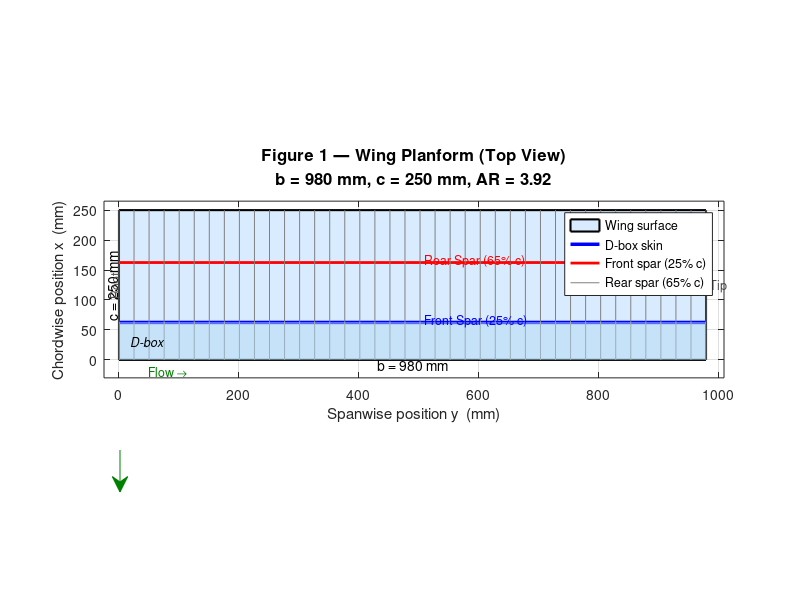
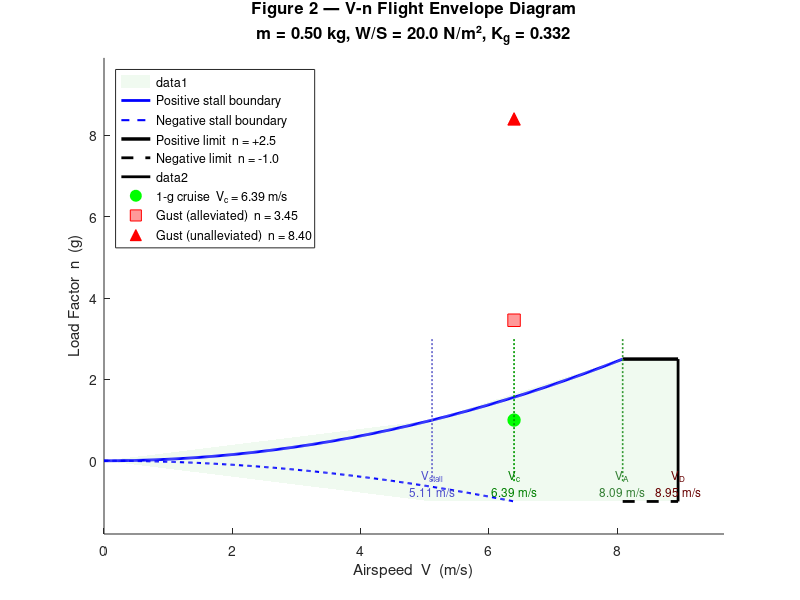

These figures' MATLAB source, in order: (Note: this script raises an error after producing the figures.)
%% Wing Structure Calculations — All Figures and Plots
% Solar UAV Wing — AE322/AE341 Group 2, IIST | AY 2025–26
%
% This script produces all figures and plots referenced in
% Wing_Structure_Calculations.md, in the order they appear.
%
% Run the entire script to generate all figures, or run individual
% sections (Ctrl+Enter in MATLAB) using the %% section markers.
%
% CONTENTS:
%  Figure 1  — Wing Geometry Schematic (Section 2)
%  Figure 2  — V-n Flight Envelope Diagram (Section 4.4)
%  Figure 3  — Elliptical vs Uniform Lift Distribution (Section 5.1–5.2)
%  Figure 4  — Shear Force Diagram V(y) (Section 5.3)
%  Figure 5  — Inertia-Relief Net Load Distribution (Section 5.4)
%  Figure 6  — Bending Moment Distribution M(y) (Section 6.1)
%  Figure 7  — Spar Tip-Deflection Shape Along Span (Section 7.4)
%  Figure 8  — NACA 0012 Airfoil Profile (Section 14.3)
%  Figure 9  — Natural Frequency Mode Shapes (Section 12.1–12.3)
%  Figure 10 — Structural Margins of Safety (Section 13.2)
%  Figure 11 — Phase-B2 Spar Load–Deflection Test (Section 15.3)
%  Figure 12 — Phase-C1 Wing Static Test Deflection (Section 15.4)
% -----------------------------------------------------------------------

clear; close all; clc;

%% ===== SHARED PARAMETERS ==============================================

% Wing geometry
b      = 0.980;   % full span [m]
c      = 0.250;   % chord [m]
s      = b / 2;   % semi-span [m]
S      = b * c;   % wing area [m^2]
AR     = b^2 / S; % aspect ratio

% Aircraft weight
m_total = 0.500;  % total aircraft mass [kg]
g       = 9.81;   % gravitational acceleration [m/s^2]
W       = m_total * g; % aircraft weight [N]

% ISA sea-level atmosphere
rho  = 1.225;      % air density [kg/m^3]
mu   = 1.789e-5;   % dynamic viscosity [Pa·s]

% Aerodynamic coefficients (WE3.55-9.3 airfoil)
CL_cruise = 0.80;
CL_max    = 1.25;
CM_AC     = -0.05;
x_AC_c    = 0.25;  % aerodynamic centre as fraction of chord
x_FS_c    = 0.25;  % front spar position as fraction of chord
x_RS_c    = 0.65;  % rear spar position as fraction of chord

% Finite-wing lift-curve slope (rad^-1)
a = 2 * pi * AR / (AR + 2);

% Design load factor and factor of safety
n   = 2.5;
FOS = 1.5;

% Computed cruise speed
v_cruise = sqrt(2 * W / (rho * CL_cruise * S));

% Dynamic pressure at cruise
q_inf = 0.5 * rho * v_cruise^2;

% Stall speed
V_stall = sqrt(2 * W / (rho * CL_max * S));

% Manoeuvre speed
V_A = V_stall * sqrt(n);

% Design dive speed
V_D = 1.40 * v_cruise;

% Gust alleviation factor
mu_g = 2 * (m_total / S) / (rho * c * a);
K_g  = 0.88 * mu_g / (5.3 + mu_g);

% Gust speed (CS-23, low altitude)
U_e  = 9.1; % [m/s]
Dn_gust_raw    = rho * U_e * v_cruise * a / (2 * (W/S));
Dn_gust_allev  = K_g * Dn_gust_raw;

% Half-wing aerodynamic loads (ultimate)
L_ult        = FOS * n * W;
L_half_ult   = L_ult / 2;
L_half_limit = n * W / 2;

% Elliptical distribution root value
w_root = 4 * L_half_ult / (pi * s);

% Uniform distribution load per unit span
w0 = L_half_ult / s;

% Spanwise coordinate array
y  = linspace(0, s, 500);
eta = y / s;          % normalised spanwise position

% Elliptical lift distribution [N/m]
w_ellip = w_root * sqrt(1 - eta.^2);

% Aluminium 6061-T6 properties
E_Al    = 69e9;  % Young's modulus [Pa]
G_Al    = 26e9;  % Shear modulus [Pa]
sig_y   = 276e6; % Yield strength [Pa]
sig_ult = 310e6; % Ultimate tensile strength [Pa]
rho_Al  = 2700;  % Density [kg/m^3]
sig_allow = sig_ult / FOS;
tau_allow = 0.577 * sig_y;

% Main spar (front spar) dimensions
r_FS = 2.5e-3;  % radius [m]
I_FS = pi * r_FS^4 / 4; % second moment of area [m^4]

%% ===== FIGURE 1 — Wing Geometry Schematic (Section 2) ================
figure(1);
clf;
set(gcf, 'Name', 'Fig 1 — Wing Geometry Schematic', 'NumberTitle', 'off');

% Draw wing planform (top view, full span)
b_mm = b * 1000;   % full span in mm
c_mm = c * 1000;   % chord in mm

% Wing outline (rectangle)
wing_x = [0, b_mm, b_mm, 0, 0];
wing_y = [0, 0, c_mm, c_mm, 0];

% Spar lines
x_FS_mm = b_mm; % spans full width
x_FS_chord = x_FS_c * c_mm;
x_RS_chord = x_RS_c * c_mm;

patch(wing_x, wing_y, [0.85, 0.92, 1.0], 'EdgeColor', 'k', 'LineWidth', 1.5);
hold on;

% Front spar line
plot([0, b_mm], [x_FS_chord, x_FS_chord], 'b-', 'LineWidth', 2.5);
% Rear spar line
plot([0, b_mm], [x_RS_chord, x_RS_chord], 'r-', 'LineWidth', 2.0);

% Rib lines (40 ribs, uniform pitch)
N_ribs = 40;
y_ribs = linspace(0, b_mm, N_ribs);
for i = 1:N_ribs
    plot([y_ribs(i), y_ribs(i)], [0, c_mm], 'Color', [0.5, 0.5, 0.5], ...
         'LineWidth', 0.5);
end

% D-box shading (LE to FS)
patch([0, b_mm, b_mm, 0], [0, 0, x_FS_chord, x_FS_chord], ...
      [0.7, 0.85, 0.95], 'FaceAlpha', 0.5, 'EdgeColor', 'none');

% Annotations
text(b_mm/2, -8, sprintf('b = %.0f mm', b_mm), ...
    'HorizontalAlignment', 'center', 'FontSize', 10);
text(-12, c_mm/2, sprintf('c = %.0f mm', c_mm), ...
    'HorizontalAlignment', 'center', 'FontSize', 10, 'Rotation', 90);
text(b_mm*0.52, x_FS_chord + 3, 'Front Spar (25% c)', ...
    'Color', 'b', 'FontSize', 9);
text(b_mm*0.52, x_RS_chord + 3, 'Rear Spar (65% c)', ...
    'Color', 'r', 'FontSize', 9);
text(b_mm*0.02, x_FS_chord/2, 'D-box', 'FontSize', 9, 'FontAngle', 'italic');

% Root and tip labels
text(-8, c_mm/2, 'Root', 'Rotation', 90, 'HorizontalAlignment', 'center', ...
     'FontSize', 9, 'Color', [0.3, 0.3, 0.3]);
text(b_mm + 5, c_mm/2, 'Tip', 'HorizontalAlignment', 'left', ...
     'FontSize', 9, 'Color', [0.3, 0.3, 0.3]);

% Flow direction arrow
annotation('arrow', [0.15, 0.15], [0.25, 0.18], 'HeadWidth', 8, ...
           'HeadLength', 8, 'Color', [0, 0.5, 0]);
text(b_mm*0.05, -20, 'Flow →', 'FontSize', 9, 'Color', [0, 0.5, 0]);

xlabel('Spanwise position y  (mm)', 'FontSize', 11);
ylabel('Chordwise position x  (mm)', 'FontSize', 11);
title({'Figure 1 — Wing Planform (Top View)'; ...
       sprintf('b = %.0f mm, c = %.0f mm, AR = %.2f', b_mm, c_mm, AR)}, ...
      'FontSize', 12);
legend({'Wing surface', 'D-box skin', 'Front spar (25% c)', ...
        'Rear spar (65% c)'}, 'Location', 'northeast', 'FontSize', 9);
axis equal;
xlim([-25, b_mm + 30]);
ylim([-30, c_mm + 15]);
grid on; box on;

%% ===== FIGURE 2 — V-n Flight Envelope Diagram (Section 4.4) ==========
figure(2);
clf;
set(gcf, 'Name', 'Fig 2 — V-n Flight Envelope (V-n Diagram)', ...
    'NumberTitle', 'off');

% Speed array for stall boundary curves
V_range = linspace(0, V_D * 1.1, 600);

% Positive stall boundary: n = (rho * V^2 * CL_max * S) / (2*W)
n_pos_stall = (0.5 * rho * V_range.^2 * CL_max * S) / W;
n_pos_stall(n_pos_stall > n) = NaN; % truncate at manoeuvre limit

% Negative stall boundary: n = -(rho * V^2 * 0.5*CL_max * S) / (2*W)
CL_max_neg = 0.8; % estimated negative CL_max for this airfoil
n_neg_stall = -(0.5 * rho * V_range.^2 * CL_max_neg * S) / W;
n_neg_stall(n_neg_stall < -1.0) = NaN;

% Envelope boundary points (from Table in §4.4)
V_env = [V_stall, V_A,   V_D,   V_D,   V_A,   V_stall];
n_env = [1.0,     n,     n,     -1.0,  -1.0,  -1.0   ];
% Close the envelope properly
V_env_full = [0, V_stall, V_A, V_D, V_D, V_A, V_stall, 0];
n_env_full = [0, 1.0,     n,   n,   -1.0, -1.0, -1.0,  0];

% Gust lines (raw and alleviated)
n_gust_raw_vc   = 1 + Dn_gust_raw;
n_gust_allev_vc = 1 + Dn_gust_allev;

% Plot
ax2 = axes;
hold on;

% Filled envelope area
fill([0, V_stall, V_A, V_D, V_D, V_A, V_stall, 0], ...
     [0, 1.0, n, n, -1.0, -1.0, -1.0, 0], ...
     [0.85, 0.95, 0.85], 'FaceAlpha', 0.4, 'EdgeColor', 'none');

% Stall boundaries
plot(V_range, n_pos_stall, 'b-', 'LineWidth', 2.0, ...
     'DisplayName', 'Positive stall boundary');
plot(V_range, n_neg_stall, 'b--', 'LineWidth', 1.5, ...
     'DisplayName', 'Negative stall boundary');

% Manoeuvre limit
plot([V_A, V_D], [n, n], 'k-', 'LineWidth', 2.5, ...
     'DisplayName', sprintf('Positive limit  n = +%.1f', n));
plot([V_A, V_D], [-1.0, -1.0], 'k--', 'LineWidth', 2.0, ...
     'DisplayName', 'Negative limit  n = -1.0');

% Dive speed vertical
plot([V_D, V_D], [-1.0, n], 'k-', 'LineWidth', 2.0);

% Cruise operating point
plot(v_cruise, 1.0, 'go', 'MarkerSize', 9, 'MarkerFaceColor', 'g', ...
     'DisplayName', sprintf('1-g cruise  V_c = %.2f m/s', v_cruise));

% Gust point (alleviated)
plot(v_cruise, n_gust_allev_vc, 'rs', 'MarkerSize', 9, ...
     'MarkerFaceColor', [1 0.6 0.6], ...
     'DisplayName', sprintf('Gust (alleviated)  n = %.2f', n_gust_allev_vc));

% Gust point (unalleviated — informational)
plot(v_cruise, n_gust_raw_vc, 'r^', 'MarkerSize', 9, ...
     'MarkerFaceColor', 'r', ...
     'DisplayName', sprintf('Gust (unalleviated)  n = %.2f', n_gust_raw_vc));

% Key speed vertical dashed lines
plot([V_stall, V_stall], [-0.5, n+0.5], 'Color', [0.4 0.4 0.8], ...
     'LineStyle', ':', 'LineWidth', 1.2, 'HandleVisibility', 'off');
plot([V_A, V_A],     [-0.5, n+0.5], 'Color', [0.2 0.6 0.2], ...
     'LineStyle', ':', 'LineWidth', 1.2, 'HandleVisibility', 'off');
plot([v_cruise, v_cruise], [-0.5, n+0.5], 'Color', [0 0.6 0], ...
     'LineStyle', ':', 'LineWidth', 1.2, 'HandleVisibility', 'off');

% Annotations for key speeds
text(V_stall, -0.55, sprintf('V_{stall}\n%.2f m/s', V_stall), ...
     'HorizontalAlignment', 'center', 'FontSize', 8.5, ...
     'Color', [0.3 0.3 0.8]);
text(V_A, -0.55, sprintf('V_A\n%.2f m/s', V_A), ...
     'HorizontalAlignment', 'center', 'FontSize', 8.5, ...
     'Color', [0.2 0.5 0.2]);
text(v_cruise, -0.55, sprintf('V_c\n%.2f m/s', v_cruise), ...
     'HorizontalAlignment', 'center', 'FontSize', 8.5, ...
     'Color', [0 0.5 0]);
text(V_D, -0.55, sprintf('V_D\n%.2f m/s', V_D), ...
     'HorizontalAlignment', 'center', 'FontSize', 8.5, ...
     'Color', [0.4 0 0]);

% Axes labels and formatting
xlabel('Airspeed  V  (m/s)', 'FontSize', 11);
ylabel('Load Factor  n  (g)', 'FontSize', 11);
title({'Figure 2 — V-n Flight Envelope Diagram'; ...
       sprintf('m = %.2f kg, W/S = %.1f N/m², K_g = %.3f', ...
               m_total, W/S, K_g)}, 'FontSize', 12);
legend('Location', 'northwest', 'FontSize', 9);
xlim([0, V_D * 1.08]);
ylim([-1.8, max(n_gust_raw_vc, n) + 1.5]);
yline(0, 'k-', 'LineWidth', 0.8);
grid on; box on;

%% ===== FIGURE 3 — Lift Distribution: Elliptical vs Uniform (§5.1–5.2) 
figure(3);
clf;
set(gcf, 'Name', 'Fig 3 — Lift Load Distribution (Elliptical vs Uniform)', ...
    'NumberTitle', 'off');

hold on;
% Uniform distribution
plot(y * 1000, repmat(w0, size(y)), 'r--', 'LineWidth', 2.0, ...
     'DisplayName', sprintf('Uniform  w_0 = %.2f N/m', w0));
% Elliptical distribution
plot(y * 1000, w_ellip, 'b-', 'LineWidth', 2.5, ...
     'DisplayName', sprintf('Elliptical  w_{root} = %.2f N/m', w_root));

% Mark root and specific span stations
y_marks   = [0, 0.098, 0.196, 0.294, 0.392, 0.441, s] * 1000; % mm
w_ellip_m = w_root * sqrt(1 - (y_marks/1000/s).^2);
plot(y_marks, w_ellip_m, 'bo', 'MarkerSize', 7, 'MarkerFaceColor', 'b', ...
     'HandleVisibility', 'off');

% Shade area under elliptical curve
fill([y*1000, fliplr(y*1000)], [w_ellip, zeros(1, length(y))], ...
     'b', 'FaceAlpha', 0.08, 'EdgeColor', 'none', ...
     'HandleVisibility', 'off');

% Root and tip annotations
text(5, w_root + 0.8, sprintf('w_{root} = %.2f N/m', w_root), ...
     'FontSize', 9, 'Color', 'b');
text(5, w0 - 1.2, sprintf('w_0 = %.2f N/m', w0), ...
     'FontSize', 9, 'Color', 'r');

xlabel('Spanwise position  y  (mm)', 'FontSize', 11);
ylabel('Lift per unit span  w(y)  (N/m)', 'FontSize', 11);
title({'Figure 3 — Distributed Lift Load Distribution (Ultimate Loads)'; ...
       sprintf('L_{1/2,ult} = %.2f N  |  n = %.1f, FOS = %.1f', ...
               L_half_ult, n, FOS)}, 'FontSize', 12);
legend('Location', 'northeast', 'FontSize', 10);
xlim([0, s * 1000 * 1.05]);
ylim([0, w_root * 1.15]);
grid on; box on;
xline(0, 'k-', 'LineWidth', 1.0, 'HandleVisibility', 'off');
text(s*1000*0.98, w_root*0.05, 'Tip', 'FontSize', 9, ...
     'HorizontalAlignment', 'right', 'Color', [0.4 0.4 0.4]);
text(3, w_root*0.05, 'Root', 'FontSize', 9, 'Color', [0.4 0.4 0.4]);

%% ===== FIGURE 4 — Shear Force Diagram V(y) (Section 5.3) =============
figure(4);
clf;
set(gcf, 'Name', 'Fig 4 — Shear Force Diagram V(y)', 'NumberTitle', 'off');

% Shear force from elliptical load (integrate from tip to root)
% V(y) = w_root*(b/2)/2 * [pi/2 - eta*sqrt(1-eta^2) - arcsin(eta)]
V_shear = zeros(size(y));
for i = 1:length(y)
    eta_i = y(i) / s;
    V_shear(i) = w_root * s / 2 * ...
        (pi/2 - eta_i * sqrt(1 - eta_i^2) - asin(eta_i));
end

% Shear from uniform distribution (for comparison)
V_uniform = w0 * (s - y);

hold on;
plot(y * 1000, V_uniform, 'r--', 'LineWidth', 1.8, ...
     'DisplayName', sprintf('Uniform  V(0) = %.2f N', w0*s));
plot(y * 1000, V_shear, 'b-', 'LineWidth', 2.5, ...
     'DisplayName', sprintf('Elliptical  V(0) = %.2f N', V_shear(1)));

% Mark tabulated values
y_tab   = [0, 0.098, 0.196, 0.294, 0.392, 0.441, s];
V_tab   = [9.20, 7.65, 5.87, 3.91, 1.88, 0.97, 0.00];
plot(y_tab * 1000, V_tab, 'bs', 'MarkerSize', 8, 'MarkerFaceColor', 'b', ...
     'DisplayName', 'Table values (§5.3)');

% Fill under shear curve
fill([y*1000, fliplr(y*1000)], [V_shear, zeros(1, length(y))], ...
     'b', 'FaceAlpha', 0.10, 'EdgeColor', 'none', 'HandleVisibility', 'off');

% Root shear label
text(5, V_shear(1) + 0.3, sprintf('V_{root} = %.2f N', V_shear(1)), ...
     'FontSize', 9, 'Color', 'b');

xlabel('Spanwise position  y  (mm)', 'FontSize', 11);
ylabel('Shear Force  V(y)  (N)', 'FontSize', 11);
title({'Figure 4 — Shear Force Diagram  V(y)  (Ultimate Loads)'; ...
       sprintf('Elliptical distribution  |  V_{root} = %.2f N', V_shear(1))}, ...
      'FontSize', 12);
legend('Location', 'northeast', 'FontSize', 10);
xlim([0, s * 1000 * 1.05]);
ylim([-0.5, max(V_uniform) * 1.1]);
grid on; box on;

%% ===== FIGURE 5 — Inertia-Relief Net Load Distribution (Section 5.4) =
figure(5);
clf;
set(gcf, 'Name', 'Fig 5 — Inertia-Relief Net Load Distribution', ...
    'NumberTitle', 'off');

% Wing structural mass per unit span
m_wing_half   = 0.1015; % kg per half-span (from §5.4)
m_bar         = m_wing_half / s; % kg/m

% Inertia load per unit span (uniform, downward)
w_inertia = m_bar * g * n; % N/m

% Net distributed load
q_net = w_ellip - w_inertia;

hold on;
% Elliptical lift
plot(y * 1000, w_ellip, 'b-', 'LineWidth', 2.2, ...
     'DisplayName', sprintf('Aero lift  w(y)  (elliptical)'));
% Inertia relief (constant)
plot(y * 1000, repmat(w_inertia, size(y)), 'm--', 'LineWidth', 1.8, ...
     'DisplayName', sprintf('Inertia relief  w_{inertia} = %.2f N/m', w_inertia));
% Net load
plot(y * 1000, q_net, 'g-', 'LineWidth', 2.5, ...
     'DisplayName', 'Net load  q_{net}(y) = w(y) − w_{inertia}');

% Zero line
yline(0, 'k-', 'LineWidth', 0.8, 'HandleVisibility', 'off');

% Shade positive and negative net regions
idx_pos = q_net >= 0;
idx_neg = q_net <  0;
if any(idx_pos)
    fill([y(idx_pos)*1000, fliplr(y(idx_pos)*1000)], ...
         [q_net(idx_pos), zeros(1, sum(idx_pos))], ...
         'g', 'FaceAlpha', 0.12, 'EdgeColor', 'none', ...
         'HandleVisibility', 'off');
end
if any(idx_neg)
    fill([y(idx_neg)*1000, fliplr(y(idx_neg)*1000)], ...
         [q_net(idx_neg), zeros(1, sum(idx_neg))], ...
         'm', 'FaceAlpha', 0.12, 'EdgeColor', 'none', ...
         'HandleVisibility', 'off');
end

% Root and tip annotations
text(5, q_net(1) + 0.8, sprintf('q_{net}(0) = %.2f N/m', q_net(1)), ...
     'FontSize', 9, 'Color', [0 0.6 0]);
text(s*1000*0.82, q_net(end) - 1.2, ...
     sprintf('q_{net}(tip) = −%.2f N/m', abs(q_net(end))), ...
     'FontSize', 9, 'Color', [0.6 0 0.6]);

xlabel('Spanwise position  y  (mm)', 'FontSize', 11);
ylabel('Distributed load  (N/m)', 'FontSize', 11);
title({'Figure 5 — Inertia-Relieved Net Distributed Load (Ultimate)'; ...
       sprintf('Inertia relief = %.1f N/m  |  Reduction at root = %.0f%%', ...
               w_inertia, (w_inertia * s) / V_shear(1) * 100)}, ...
      'FontSize', 12);
legend('Location', 'northeast', 'FontSize', 10);
xlim([0, s * 1000 * 1.05]);
grid on; box on;

%% ===== FIGURE 6 — Bending Moment Distribution M(y) (Section 6.1) =====
figure(6);
clf;
set(gcf, 'Name', 'Fig 6 — Bending Moment Distribution M(y)', ...
    'NumberTitle', 'off');

% Bending moment from elliptical distribution (integrate from tip to root)
% Approximate closed-form from document §6.1:
% M(y) = w_root * (b/2)^2 / 3 * (1 - 3/2*eta^2 + 1/2*eta^3)  [approx]
M_ellip = w_root * s^2 / 3 * (1 - 1.5 * eta.^2 + 0.5 * eta.^3);

% More accurate numerical integration
M_ellip_num = zeros(size(y));
for i = 1:length(y)
    xi  = linspace(y(i), s, 1000);
    w_i = w_root * sqrt(1 - (xi/s).^2);
    M_ellip_num(i) = trapz(xi, w_i .* (xi - y(i)));
end

% Uniform distribution bending moment
M_uniform = w0 * (s - y).^2 / 2;

hold on;
plot(y * 1000, M_uniform, 'r--', 'LineWidth', 1.8, ...
     'DisplayName', sprintf('Uniform  M(0) = %.3f N·m', M_uniform(1)));
plot(y * 1000, M_ellip_num, 'b-', 'LineWidth', 2.5, ...
     'DisplayName', sprintf('Elliptical (numerical)  M(0) = %.3f N·m', ...
                            M_ellip_num(1)));

% Mark tabulated values
y_tab  = [0, 0.098, 0.196, 0.294, 0.392, 0.441, s];
M_tab  = [1.913, 1.526, 1.043, 0.573, 0.177, 0.057, 0.000];
plot(y_tab * 1000, M_tab, 'bs', 'MarkerSize', 8, 'MarkerFaceColor', 'b', ...
     'DisplayName', 'Table values (§6.1)');

% Fill under moment curve
fill([y*1000, fliplr(y*1000)], [M_ellip_num, zeros(1, length(y))], ...
     'b', 'FaceAlpha', 0.10, 'EdgeColor', 'none', 'HandleVisibility', 'off');

% Root moment annotations
text(5, M_ellip_num(1) + 0.05, ...
     sprintf('M_{root,ult} = %.3f N·m', M_ellip_num(1)), ...
     'FontSize', 9, 'Color', 'b');
text(5, M_uniform(1) - 0.12, ...
     sprintf('M_{root,uniform} = %.3f N·m', M_uniform(1)), ...
     'FontSize', 9, 'Color', 'r');

xlabel('Spanwise position  y  (mm)', 'FontSize', 11);
ylabel('Bending Moment  M(y)  (N·m)', 'FontSize', 11);
title({'Figure 6 — Bending Moment Distribution  M(y)  (Ultimate Loads)'; ...
       sprintf('Design value M_{root,ult} = %.3f N·m  (elliptical)', ...
               M_ellip_num(1))}, 'FontSize', 12);
legend('Location', 'northeast', 'FontSize', 10);
xlim([0, s * 1000 * 1.05]);
ylim([-0.05, M_uniform(1) * 1.15]);
grid on; box on;

%% ===== FIGURE 7 — Spar Tip-Deflection Shape Along Span (Section 7.4) =
figure(7);
clf;
set(gcf, 'Name', 'Fig 7 — Spar Deflection Shape Along Span', ...
    'NumberTitle', 'off');

% Deflection under uniform distributed load (conservative, cantilever)
% delta(y) = w0/(24*E*I) * (6*L^2*y^2 - 4*L*y^3 + y^4)   [standard formula]
EI = E_Al * I_FS; % [N·m^2]

% Ultimate load deflection
delta_ult   = w0 ./ (24 * EI) .* (6 * s^2 * y.^2 - 4 * s * y.^3 + y.^4);
% Limit load deflection
delta_limit = delta_ult / FOS;
% Cruise (1-g) deflection
delta_cruise = delta_limit / n;

hold on;
plot(y * 1000, delta_ult   * 1000, 'r-',  'LineWidth', 2.0, ...
     'DisplayName', sprintf('Ultimate (n=%.1f, FOS=%.1f)  δ_{tip} = %.1f mm', ...
                            n, FOS, delta_ult(end)*1000));
plot(y * 1000, delta_limit * 1000, 'b-',  'LineWidth', 2.0, ...
     'DisplayName', sprintf('Limit load (n=%.1f)  δ_{tip} = %.1f mm', ...
                            n, delta_limit(end)*1000));
plot(y * 1000, delta_cruise * 1000, 'g--', 'LineWidth', 1.8, ...
     'DisplayName', sprintf('Cruise (n=1)  δ_{tip} = %.1f mm', ...
                            delta_cruise(end)*1000));

% 5% semi-span limit line
delta_5pct = 0.05 * s * 1000;
yline(delta_5pct, 'k:', 'LineWidth', 1.5, ...
     'DisplayName', sprintf('5%% semi-span limit = %.1f mm', delta_5pct));

% Annotations
text(s*1000*0.6, delta_ult(end)*1000 + 1.5, ...
     sprintf('δ_{tip,ult} = %.1f mm', delta_ult(end)*1000), ...
     'FontSize', 9, 'Color', 'r');
text(s*1000*0.6, delta_limit(end)*1000 + 1.5, ...
     sprintf('δ_{tip,limit} = %.1f mm (%.1f%% span)', ...
             delta_limit(end)*1000, delta_limit(end)/s*100), ...
     'FontSize', 9, 'Color', 'b');

xlabel('Spanwise position  y  (mm)', 'FontSize', 11);
ylabel('Vertical deflection  δ(y)  (mm)', 'FontSize', 11);
title({'Figure 7 — Front Spar Deflection Shape Along Semi-Span'; ...
       sprintf('ϕ5mm rod, EI = %.4f N·m²  |  Uniform load (conservative)', ...
               EI)}, 'FontSize', 12);
legend('Location', 'northwest', 'FontSize', 9);
xlim([0, s * 1000 * 1.05]);
ylim([-2, delta_ult(end)*1000 * 1.12]);
grid on; box on;
set(gca, 'YDir', 'normal');

%% ===== FIGURE 8 — NACA 0012 Airfoil Profile (Section 14.3) ===========
figure(8);
clf;
set(gcf, 'Name', 'Fig 8 — NACA 0012 Airfoil Profile (c = 300 mm)', ...
    'NumberTitle', 'off');

% NACA 0012 geometry: chord = 300 mm
c_fab  = 300;  % chord in mm for fabrication prototype
tc     = 0.12; % thickness ratio

x_norm = linspace(0, 1, 500); % normalised chord position
% NACA 4-digit thickness distribution
y_t = 5 * tc * (0.2969 * sqrt(x_norm) ...
    - 0.1260 * x_norm ...
    - 0.3516 * x_norm.^2 ...
    + 0.2843 * x_norm.^3 ...
    - 0.1015 * x_norm.^4);

% Upper and lower surfaces
x_upper = x_norm * c_fab;
y_upper = y_t * c_fab;
x_lower = x_norm * c_fab;
y_lower = -y_t * c_fab;

% Closed airfoil contour for plotting
x_contour = [x_upper, fliplr(x_lower)];
y_contour = [y_upper, fliplr(y_lower)];

hold on;
% Fill airfoil
fill(x_contour, y_contour, [0.75, 0.85, 0.95], ...
     'EdgeColor', 'k', 'LineWidth', 1.5, 'DisplayName', 'NACA 0012 profile');

% Chord line
plot([0, c_fab], [0, 0], 'k--', 'LineWidth', 1.0, 'DisplayName', 'Chord line');

% Spar locations
x_FS_fab = 0.25 * c_fab;  % front spar at 25% chord = 75 mm
x_RS_fab = 0.65 * c_fab;  % rear spar at 65% chord = 195 mm

% Front spar (5 mm dia circle at 25% chord)
y_t_FS = 5 * tc * (0.2969 * sqrt(0.25) - 0.1260*0.25 - 0.3516*0.25^2 + ...
                   0.2843*0.25^3 - 0.1015*0.25^4) * c_fab;
theta = linspace(0, 2*pi, 100);
r_spar_mm = 2.5; % mm
plot(x_FS_fab + r_spar_mm * cos(theta), r_spar_mm * sin(theta), ...
     'b-', 'LineWidth', 2.0, 'DisplayName', 'Front spar ∅5 mm');
plot([x_FS_fab, x_FS_fab], [-y_t_FS, y_t_FS], 'b:', ...
     'LineWidth', 1.2, 'HandleVisibility', 'off');

% Rear spar
y_t_RS = 5 * tc * (0.2969 * sqrt(0.65) - 0.1260*0.65 - 0.3516*0.65^2 + ...
                   0.2843*0.65^3 - 0.1015*0.65^4) * c_fab;
plot(x_RS_fab + r_spar_mm * cos(theta), r_spar_mm * sin(theta), ...
     'r-', 'LineWidth', 2.0, 'DisplayName', 'Rear spar ∅5 mm');
plot([x_RS_fab, x_RS_fab], [-y_t_RS, y_t_RS], 'r:', ...
     'LineWidth', 1.2, 'HandleVisibility', 'off');

% Max thickness marker
x_tmax = 0.30 * c_fab;
y_tmax = 5 * tc * (0.2969*sqrt(0.30) - 0.1260*0.30 - 0.3516*0.30^2 + ...
                    0.2843*0.30^3 - 0.1015*0.30^4) * c_fab;
plot([x_tmax, x_tmax], [-y_tmax, y_tmax], 'm-', 'LineWidth', 1.5, ...
     'DisplayName', sprintf('Max thickness t_{max} = %.1f mm at 30%%c', 2*y_tmax));

% D-box region shading
x_dbox_edge = [0, x_FS_fab];
y_dbox_top  = interp1(x_upper, y_upper, x_dbox_edge, 'linear', 0);
y_dbox_bot  = interp1(x_lower, y_lower, x_dbox_edge, 'linear', 0);
fill([x_dbox_edge, fliplr(x_dbox_edge)], [y_dbox_top, fliplr(y_dbox_bot)], ...
     [0.6, 0.8, 1.0], 'FaceAlpha', 0.4, 'EdgeColor', 'none', ...
     'DisplayName', 'D-box region (Al skin 0.3 mm)');

% Annotations
text(x_FS_fab, y_t_FS + 2.5, sprintf('FS\n25%%c\n= %d mm', round(x_FS_fab)), ...
     'HorizontalAlignment', 'center', 'FontSize', 8, 'Color', 'b');
text(x_RS_fab, y_t_RS + 2.5, sprintf('RS\n65%%c\n= %d mm', round(x_RS_fab)), ...
     'HorizontalAlignment', 'center', 'FontSize', 8, 'Color', 'r');
text(x_tmax, -y_tmax - 3.5, sprintf('t_{max} = %.0f mm', 2*y_tmax), ...
     'HorizontalAlignment', 'center', 'FontSize', 8, 'Color', 'm');
text(c_fab * 0.02, -y_upper(2) - 3, 'LE', 'FontSize', 9, ...
     'HorizontalAlignment', 'center', 'Color', [0.3 0.3 0.3]);
text(c_fab * 0.99, -1.5, 'TE', 'FontSize', 9, ...
     'HorizontalAlignment', 'right', 'Color', [0.3 0.3 0.3]);

% Chord dimension arrow
annotation('doublearrow', [0.13, 0.91], [0.13, 0.13], ...
           'HeadStyle', 'plain', 'HeadWidth', 6, 'HeadLength', 6);
text(c_fab / 2, -23, sprintf('c = %d mm', c_fab), ...
     'HorizontalAlignment', 'center', 'FontSize', 10);

xlabel('Chordwise position  x  (mm)', 'FontSize', 11);
ylabel('Thickness  y  (mm)', 'FontSize', 11);
title({'Figure 8 — NACA 0012 Airfoil Profile (Fabrication Prototype)'; ...
       sprintf('c = %d mm, t/c = %.0f%%, t_{max} = %.0f mm at 30%%c', ...
               c_fab, tc*100, 2*y_tmax)}, 'FontSize', 12);
legend('Location', 'northeast', 'FontSize', 9);
axis equal;
xlim([-15, c_fab + 15]);
ylim([-28, 28]);
grid on; box on;

%% ===== FIGURE 9 — Natural Frequency Mode Shapes (Section 12.1–12.3) ==
figure(9);
clf;
set(gcf, 'Name', 'Fig 9 — Natural Frequency Mode Shapes', ...
    'NumberTitle', 'off');

% Cantilever beam eigenfunctions (normalised to unity tip amplitude)
% Mode i: phi_i(xi) = cosh(lambda_i * xi) - cos(lambda_i * xi)
%          - sigma_i * (sinh(lambda_i * xi) - sin(lambda_i * xi))
% where xi = y/L (normalised position), L = semi-span
lambda = [1.87510, 4.69409, 7.85476]; % first three eigenvalues
sigma  = [0.73410, 1.01847, 0.99922]; % correction factors
f_mode = [5.97, 37.4, NaN]; % Hz (3rd not shown)
labels = {'1st bending  f_1 = 5.97 Hz', ...
          '2nd bending  f_2 = 37.4 Hz'};
colors = {'b', [0 0.6 0]};

xi  = linspace(0, 1, 300);
y_m = xi * s * 1000; % mm

ax9 = axes;
hold on;

for k = 1:2
    lam = lambda(k);
    sig = sigma(k);
    phi = cosh(lam*xi) - cos(lam*xi) - sig*(sinh(lam*xi) - sin(lam*xi));
    phi_norm = phi / max(abs(phi)); % normalise
    plot(y_m, phi_norm, 'LineWidth', 2.5, 'Color', colors{k}, ...
         'DisplayName', labels{k});
end

% Add torsion frequency annotation (cannot easily visualise on same plot)
yline(0, 'k-', 'LineWidth', 0.8, 'HandleVisibility', 'off');
xline(0, 'k-', 'LineWidth', 0.8, 'HandleVisibility', 'off');

% Annotate node locations of 2nd mode
lam2 = lambda(2); sig2 = sigma(2);
phi2_func = @(x) cosh(lam2*x) - cos(lam2*x) - sig2*(sinh(lam2*x) - sin(lam2*x));
% Find node crossing between 0.1 and 0.9
x_node = fzero(@(x) phi2_func(x), 0.22);
plot(x_node * s * 1000, 0, 'gs', 'MarkerSize', 10, 'MarkerFaceColor', 'g', ...
     'HandleVisibility', 'off');
text(x_node * s * 1000 + 8, 0.05, sprintf('Node at y = %.0f mm', ...
     x_node * s * 1000), 'FontSize', 9, 'Color', [0 0.6 0]);

% Frequency table as text box
tstr = sprintf(['\\bfFrequency Summary\\rm\n' ...
                'f_1 (1st bend) = 5.97 Hz\n' ...
                'f_2 (2nd bend) = 37.4 Hz\n' ...
                'f_{T1} (1st torsion) = 145.8 Hz\n' ...
                'f_{ail} (aileron buzz) = 28.8 Hz\n' ...
                'f_{T1}/f_1 = 24.4 >> 2 ✓']);
text(s*1000*0.50, -0.85, tstr, 'FontSize', 9, ...
     'BackgroundColor', [1 1 0.9], 'EdgeColor', [0.6 0.6 0], ...
     'VerticalAlignment', 'bottom');

xlabel('Spanwise position  y  (mm)', 'FontSize', 11);
ylabel('Normalised mode shape  φ_n(y)/φ_{tip}', 'FontSize', 11);
title({'Figure 9 — Cantilever Wing Bending Mode Shapes'; ...
       'First two modes shown (torsion frequency f_{T1} = 145.8 Hz)'}, ...
      'FontSize', 12);
legend('Location', 'northwest', 'FontSize', 10);
xlim([0, s * 1000 * 1.05]);
ylim([-1.2, 1.2]);
grid on; box on;

%% ===== FIGURE 10 — Structural Margins of Safety (Section 13.2) ========
figure(10);
clf;
set(gcf, 'Name', 'Fig 10 — Structural Margins of Safety', ...
    'NumberTitle', 'off');

% Data from §13.2 margin summary table
components = {'Main spar bending', 'Main spar shear', ...
              'Spar tip deflection', 'Rear spar bending', ...
              'Ribs bending', 'D-box skin torsion', ...
              'Wing tip twist', 'Aileron roll (rear spar)'};
MS_values = [0.25, ...    % main spar bending (σ_allow/σ - 1)
             254.7, ...   % main spar shear (159.2/0.625 - 1 = 254.7)
             0.15, ...    % tip deflection (49mm/42.6mm - 1 = 0.15)
             1.43, ...    % rear spar bending
             195, ...     % ribs (9.8/0.05 - 1 = 195)
             445, ...     % D-box skin (159.2/0.357 - 1 ≈ 445)
             6042, ...    % wing twist (1 deg / 0.014 deg - 1 >> 1; cap for display)
             0.23];       % aileron roll on rear spar

% Cap large values for display
MS_disp = min(MS_values, 10); % cap at 10 for readability
MS_labels = {'0.25', '>>1', '0.15', '1.43', '>>1', '>>1', '>>1', '0.23'};

ax10 = axes;
bar_h = barh(MS_disp, 'FaceColor', 'flat');
hold on;

% Colour code: green if MS > 0.15, yellow if 0 < MS ≤ 0.15, red if MS ≤ 0
for k = 1:length(MS_values)
    if MS_values(k) > 0.25
        bar_h.CData(k,:) = [0.2, 0.75, 0.2];  % green
    elseif MS_values(k) > 0.0
        bar_h.CData(k,:) = [0.9, 0.75, 0.1];  % yellow
    else
        bar_h.CData(k,:) = [0.9, 0.2, 0.2];   % red
    end
end

% MS = 0 line (minimum acceptable)
xline(0, 'k-', 'LineWidth', 1.5);

% Add MS value labels on bars
for k = 1:length(MS_values)
    x_txt = MS_disp(k) + 0.08;
    text(x_txt, k, MS_labels{k}, 'VerticalAlignment', 'middle', ...
         'FontSize', 9.5, 'FontWeight', 'bold');
end

yticks(1:length(components));
yticklabels(components);
xlabel('Margin of Safety  MS = σ_{allow}/σ − 1', 'FontSize', 11);
title({'Figure 10 — Structural Margins of Safety Summary'; ...
       '(Values > 10 capped at 10 for display; labelled >> 1)'}, ...
      'FontSize', 12);
xlim([-0.3, 11.5]);
grid on; box on;
ax10.YGrid = 'off'; ax10.XGrid = 'on';

% Legend
patch([0.1 0.5 0.5 0.1], [0.5 0.5 1.5 1.5], [0.2 0.75 0.2], ...
      'EdgeColor','k', 'HandleVisibility','off');
text(0.55, 1.0, 'MS > 0.25  (adequate)', 'FontSize', 8.5, ...
     'VerticalAlignment','middle');
patch([0.1 0.5 0.5 0.1], [1.7 1.7 2.7 2.7], [0.9 0.75 0.1], ...
      'EdgeColor','k', 'HandleVisibility','off');
text(0.55, 2.2, '0 < MS ≤ 0.25  (close to limit)', 'FontSize', 8.5, ...
     'VerticalAlignment','middle');

%% ===== FIGURE 11 — Phase-B2 Spar Load–Deflection Test (Section 15.3) =
figure(11);
clf;
set(gcf, 'Name', 'Fig 11 — Phase-B2 Spar Load–Deflection Test', ...
    'NumberTitle', 'off');

% Parameters for spar bending coupon test (§15.3)
L_coupon = 0.470;  % free length in test fixture [m]
I_coupon = I_FS;   % same spar rod

% Stiffness: k = 3*E*I / L^3
k_theory = 3 * E_Al * I_coupon / L_coupon^3; % [N/m]
k_theory_mN_mm = k_theory / 1000;             % [mN/mm] = [N/m]

% Load array (0 to 5 N)
F_test  = linspace(0, 5.0, 100);
% Theoretical deflection [mm]
delta_theory = (F_test / k_theory) * 1000;

% Yield load for this geometry
M_yield_root = sig_y * I_FS / r_FS; % [N·m]
F_yield      = M_yield_root / L_coupon;

% Also compute -10% and +10% tolerance band
delta_lo = delta_theory * 0.85; % -15% tolerance band
delta_hi = delta_theory * 1.15; % +15% tolerance band

hold on;
% Tolerance band
fill([F_test, fliplr(F_test)], [delta_hi, fliplr(delta_lo)], ...
     [0.8 0.9 1.0], 'EdgeColor', 'none', 'FaceAlpha', 0.5, ...
     'DisplayName', '±15% tolerance band');
% Theoretical line
plot(F_test, delta_theory, 'b-', 'LineWidth', 2.5, ...
     'DisplayName', sprintf('Theoretical  k = %.1f N/m', k_theory));

% Test stop limit
xline(5.0, 'r--', 'LineWidth', 2.0, ...
      'DisplayName', sprintf('Max test load = 5.0 N (%.0f%% of F_y)', ...
                             5.0/F_yield*100));
% Yield load indicator
xline(F_yield, 'k:', 'LineWidth', 1.5, ...
      'DisplayName', sprintf('Yield load F_y = %.2f N', F_yield));

% Mark tabulated test step values
F_steps     = [1.0, 2.0, 3.0, 4.0, 5.0];
delta_steps = F_steps / k_theory * 1000;
plot(F_steps, delta_steps, 'bo', 'MarkerSize', 9, 'MarkerFaceColor', 'b', ...
     'DisplayName', 'Test step values');
for k = 1:length(F_steps)
    text(F_steps(k) + 0.08, delta_steps(k) + 0.5, ...
         sprintf('(%.1f N, %.1f mm)', F_steps(k), delta_steps(k)), ...
         'FontSize', 8.5);
end

xlabel('Applied load  F  (N)', 'FontSize', 11);
ylabel('Tip deflection  δ  (mm)', 'FontSize', 11);
title({'Figure 11 — Phase-B2 Expected Spar Load–Deflection Curve'; ...
       sprintf('ϕ5mm Al rod, L = %.0f mm, k_{theory} = %.1f N/m', ...
               L_coupon*1000, k_theory)}, 'FontSize', 12);
legend('Location', 'northwest', 'FontSize', 9);
xlim([0, F_yield * 1.1]);
ylim([0, F_yield / k_theory * 1000 * 1.1]);
grid on; box on;

%% ===== FIGURE 12 — Phase-C1 Wing Static Test Deflection (Section 15.4)
figure(12);
clf;
set(gcf, 'Name', 'Fig 12 — Phase-C1 Wing Static Test Expected Deflection', ...
    'NumberTitle', 'off');

% Wing static test: 1m span prototype (§14.1, §15.4)
s_fab  = 0.500; % half-span [m] (1 m full span)
I_spar = I_FS;  % same 5mm spar
EI_fab = E_Al * I_spar;

% Uniform distributed load at each load increment
% 25%, 50%, 75%, 100% limit, 100% ultimate
L_half_limit_fab = n * W / 2;        % = 6.13 N
L_half_ult_fab   = FOS * L_half_limit_fab; % = 9.20 N
w_loads = [0.25, 0.50, 0.75, 1.00, L_half_ult_fab / L_half_limit_fab] ...
          * L_half_limit_fab / s_fab;

load_labels = {'25% limit  (1.53 N)', '50% limit  (3.07 N)', ...
               '75% limit  (4.60 N)', '100% limit  (6.13 N)', ...
               '100% ultimate  (9.20 N)'};
line_styles = {'-', '--', '-.', '-', '-'};
line_widths = [1.2, 1.5, 1.8, 2.2, 2.5];
c_map = [0.4 0.7 1.0; 0.2 0.5 0.9; 0.1 0.3 0.8; 0.0 0.1 0.6; 0.8 0.1 0.1];

y_fab   = linspace(0, s_fab, 300);
hold on;

for k = 1:length(w_loads)
    w_k = w_loads(k);
    delta_k = w_k ./ (24 * EI_fab) .* ...
        (6 * s_fab^2 * y_fab.^2 - 4 * s_fab * y_fab.^3 + y_fab.^4);
    plot(y_fab * 1000, delta_k * 1000, line_styles{k}, ...
         'LineWidth', line_widths(k), 'Color', c_map(k,:), ...
         'DisplayName', load_labels{k});
end

% Mark test step tip deflections
F_C1   = [1.53, 3.07, 4.60, 6.13, 9.20];
delta_tip_C1 = F_C1 / (8 * EI_fab / s_fab^3) * 1000;
% simpler: delta_tip = w0 * s_fab^4 / (8*EI_fab) * 1000
% where w0 = F_C1 / s_fab
delta_tip_C1 = (F_C1 / s_fab) .* s_fab^4 / (8 * EI_fab) * 1000;

for k = 1:length(F_C1)
    plot(s_fab * 1000, delta_tip_C1(k), 'o', 'MarkerSize', 8, ...
         'MarkerFaceColor', c_map(k,:), 'MarkerEdgeColor', 'k', ...
         'HandleVisibility', 'off');
    text(s_fab * 1000 + 5, delta_tip_C1(k), ...
         sprintf('%.0f mm', delta_tip_C1(k)), ...
         'FontSize', 8.5, 'Color', c_map(k,:), ...
         'VerticalAlignment', 'middle');
end

% 5% semi-span reference
yline(0.05 * s_fab * 1000, 'k:', 'LineWidth', 1.5, ...
      'DisplayName', sprintf('5%% semi-span = %.0f mm', 0.05*s_fab*1000));

xlabel('Spanwise position  y  (mm)', 'FontSize', 11);
ylabel('Vertical deflection  δ(y)  (mm)', 'FontSize', 11);
title({'Figure 12 — Phase-C1 Expected Wing Deflection Shapes'; ...
       '1 m span prototype, ∅5 mm front spar, Al 6061-T6'}, ...
      'FontSize', 12);
legend('Location', 'northwest', 'FontSize', 9);
xlim([0, s_fab * 1000 + 35]);
ylim([-2, max(delta_tip_C1) * 1.12]);
grid on; box on;

%% ===== FINAL OUTPUT ===================================================
fprintf('\n=== Wing Structure Calculations — Figures Generated ===\n');
fprintf(' Fig 1  — Wing Geometry Schematic\n');
fprintf(' Fig 2  — V-n Flight Envelope Diagram\n');
fprintf(' Fig 3  — Lift Distribution (Elliptical vs Uniform)\n');
fprintf(' Fig 4  — Shear Force Diagram V(y)\n');
fprintf(' Fig 5  — Inertia-Relief Net Load Distribution\n');
fprintf(' Fig 6  — Bending Moment Distribution M(y)\n');
fprintf(' Fig 7  — Spar Deflection Shape Along Span\n');
fprintf(' Fig 8  — NACA 0012 Airfoil Profile\n');
fprintf(' Fig 9  — Natural Frequency Mode Shapes\n');
fprintf(' Fig 10 — Structural Margins of Safety\n');
fprintf(' Fig 11 — Phase-B2 Spar Load–Deflection Test\n');
fprintf(' Fig 12 — Phase-C1 Wing Static Test Deflection\n');
fprintf('\nKey results:\n');
fprintf('  Cruise speed         V_c = %.2f m/s\n', v_cruise);
fprintf('  Stall speed          V_s = %.2f m/s\n', V_stall);
fprintf('  Manoeuvre speed      V_A = %.2f m/s\n', V_A);
fprintf('  Design dive speed    V_D = %.2f m/s\n', V_D);
fprintf('  Gust alleviation factor K_g = %.3f\n', K_g);
fprintf('  Root lift (elliptical, ult) w_root = %.2f N/m\n', w_root);
fprintf('  Root bending moment M_root = %.3f N·m\n', M_ellip_num(1));
fprintf('  Root shear force    V_root = %.2f N\n', V_shear(1));
fprintf('  Spar EI = %.4f N·m^2\n', EI);
fprintf('  Tip deflection at limit = %.1f mm (%.1f%% semi-span)\n', ...
        delta_limit(end)*1000, delta_limit(end)/s*100);
fprintf('  1st bending freq f1 ~ 5.97 Hz\n');
fprintf('  1st torsion  freq fT1 ~ 145.8 Hz  (fT1/f1 = %.1f)\n', 145.8/5.97);
fprintf('=======================================================\n');
